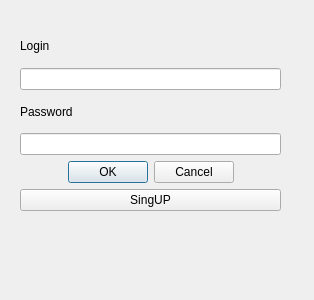
<?xml version="1.0" encoding="UTF-8"?>
<ui version="4.0">
 <class>LogForm</class>
 <widget class="QWidget" name="LogForm">
  <property name="enabled">
   <bool>true</bool>
  </property>
  <property name="geometry">
   <rect>
    <x>0</x>
    <y>0</y>
    <width>314</width>
    <height>300</height>
   </rect>
  </property>
  <property name="windowTitle">
   <string>Form</string>
  </property>
  <property name="statusTip">
   <string/>
  </property>
  <widget class="QWidget" name="verticalLayoutWidget">
   <property name="geometry">
    <rect>
     <x>20</x>
     <y>30</y>
     <width>261</width>
     <height>181</height>
    </rect>
   </property>
   <layout class="QVBoxLayout" name="verticalLayout">
    <item>
     <widget class="QLabel" name="label">
      <property name="text">
       <string>Login</string>
      </property>
     </widget>
    </item>
    <item>
     <widget class="QLineEdit" name="LoginEdit"/>
    </item>
    <item>
     <widget class="QLabel" name="label_2">
      <property name="text">
       <string>Password</string>
      </property>
     </widget>
    </item>
    <item>
     <widget class="QLineEdit" name="PasswordEdit"/>
    </item>
    <item>
     <widget class="QDialogButtonBox" name="buttonBox">
      <property name="standardButtons">
       <set>QDialogButtonBox::Cancel|QDialogButtonBox::Ok</set>
      </property>
      <property name="centerButtons">
       <bool>true</bool>
      </property>
     </widget>
    </item>
    <item>
     <widget class="QPushButton" name="RegistrationButton">
      <property name="text">
       <string>SingUP</string>
      </property>
     </widget>
    </item>
   </layout>
  </widget>
 </widget>
 <resources/>
 <connections/>
</ui>
